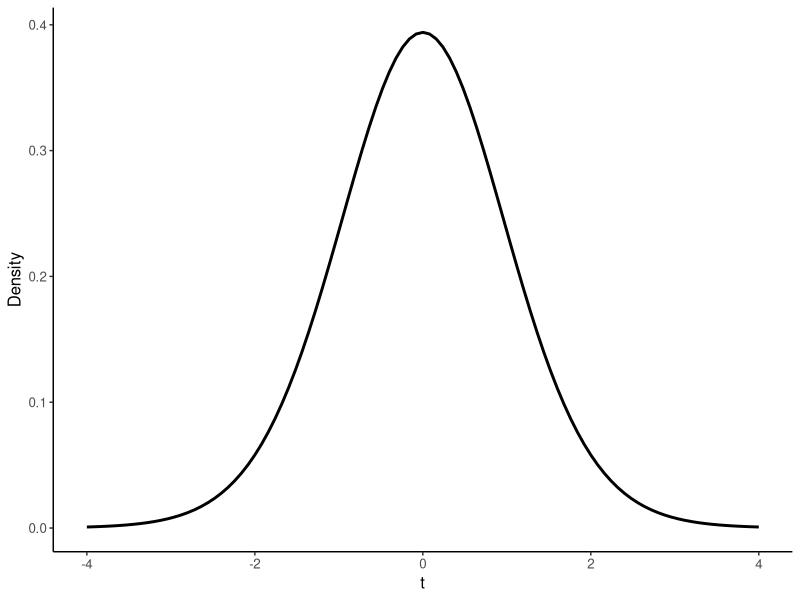
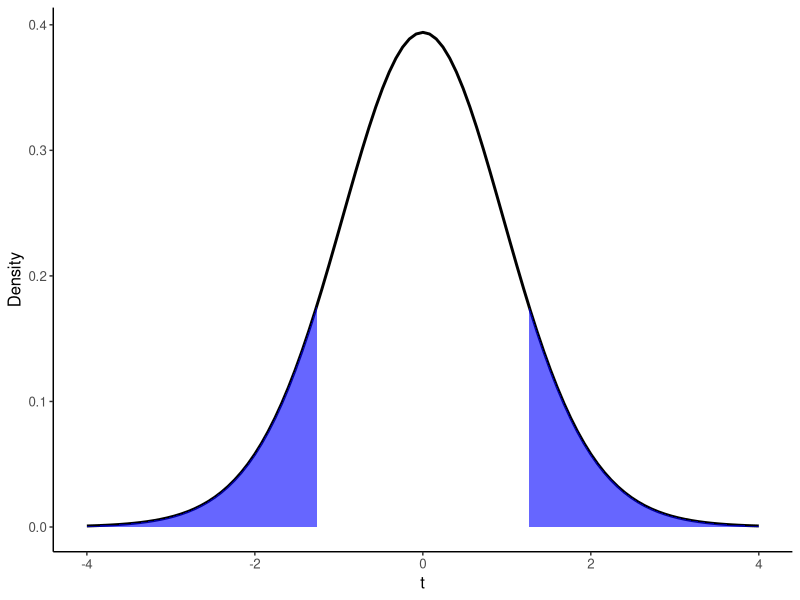

The R script that drew these images, in order:
## ---- chunk 1
#| echo: false


library(tidyverse)
## ---- chunk 2
#| echo: false 
data <- read_csv(here::here("data/nhanes-sitting-depression.csv"))
median_hrs <- median(data$sedentary_hours)

day1_data <- data |>
  mutate(sitting_group = if_else(sedentary_hours > median_hrs, "High", "Low")) |>
  select(sitting_group, phq9)

day1_data |>
  group_by(sitting_group) |>
  summarize(n = n(),
            xbar = mean(phq9),
            sd = sd(phq9)) |>
  knitr::kable(digits = 2)
## ---- chunk 3
#| echo: false
#| fig.height: 2
#| fig.width: 4
#| fig.align: center
#| fig-alt: "A t-distribution density curve, with t on the x-axis and density on the y-axis."
data.frame(x = seq(-4, 4, length = 100)) |>
  ggplot(aes(x = x)) +
  stat_function(fun = dt, args = list(df = 20), linewidth = 1) +
  labs(y = "Density", x = "t") +
  theme_classic() +
  theme(text = element_text(size=12))
## ---- chunk 4
#| echo: false
#| fig.height: 3
#| fig.width: 6
#| fig.align: center
#| fig-alt: "A t-distribution density curve, with the two tail regions  shaded."
data.frame(x = seq(-4, 4, length = 100)) |>
  ggplot(aes(x = x)) +
  stat_function(fun = dt, args = list(df = 20), linewidth = 1) +
  stat_function(fun = dt, args = list(df = 20),
                xlim = c(-4,-1.26),
                geom = "area", fill = "blue", alpha = 0.6) +
stat_function(fun = dt, args = list(df = 20),
                xlim = c(1.26, 4),
                geom = "area", fill = "blue", alpha = 0.6) +
  labs(y = "Density", x = "t") +
  theme_classic() +
  theme(text = element_text(size=12))
